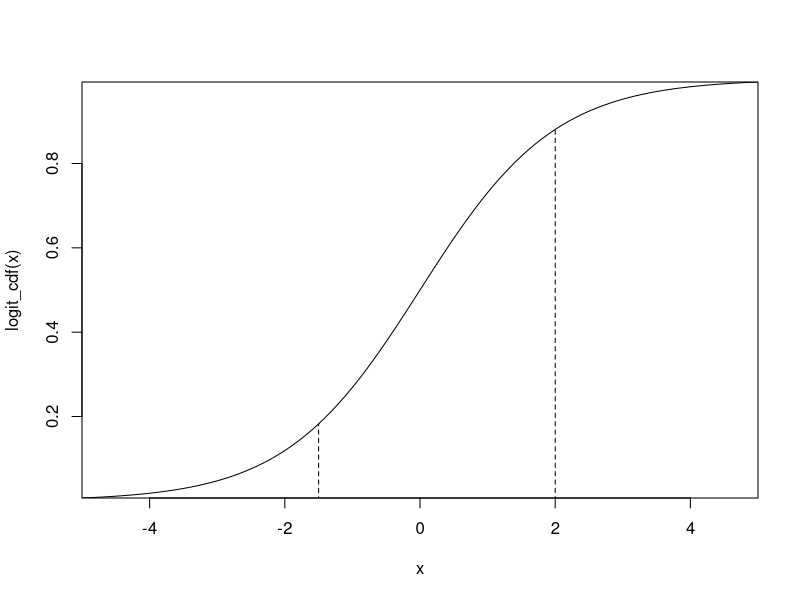

Source code (R): (Note: this script raises an error after producing the figure.)
## ---- chunk 1
logit_cdf           = function(z){exp(z)/(1+exp(z))}
alpha1              = -1.5
alpha2              = 2
curve(logit_cdf,from=-5,to=5,yaxs="i",xaxs="i")
segments(alpha1,0,alpha1,logit_cdf(alpha1),yaxs="i",xaxs="i",lty=2)
segments(alpha2,0,alpha2,logit_cdf(alpha2),yaxs="i",xaxs="i",lty=2)
## ---- chunk 2
fpdata$strawberries_org = as.factor(fpdata$strawberries_org)
strawdata = fpdata[c("strawberries_org","age","education","female","kidsunder12")]
strawdata = na.omit(strawdata)
bhat = polr(strawberries_org~age+education+female+kidsunder12,data=strawdata,Hess=TRUE)
summary(bhat)
## ---- chunk 3
bhat.coef = data.frame(coef(summary(bhat)))
bhat.coef$pval = round((pnorm(abs(bhat.coef$t.value),lower.tail=FALSE)*2),2)
bhat.coef
## ---- chunk 4
bhat.pred = predict(bhat,type="probs")
x = ocME(bhat)
x$out$ME.all
## ---- chunk 5
data("Fishing",package="mlogit")
fishing = mlogit.data(Fishing,shape="wide",varying=2:9,choice="mode")
bhat = mlogit(mode~0|income,fishing)
summary(bhat)
fishing.fitted      = fitted(bhat,outcome=FALSE)
effects(bhat,covariate ="income")
## ---- chunk 6
bhat                = mlogit(mode~catch+price|income,data=fishing)
summary(bhat)
fishing.fitted      = fitted(bhat,outcome=FALSE)
effects(bhat,covariate="income")
rm(bhat,Fishing,fishing,fishing.fitted)
## ---- chunk 7
data("TravelMode",package="AER")
travelmode = mlogit.data(TravelMode,choice="choice",shape="long",alt.var="mode")
bhat = mlogit(choice~gcost+wait|income+size,data=travelmode,reflevel="car")
summary(bhat)
tavel.fitted = fitted(bhat,outcome=FALSE)
## ---- chunk 8
evdata = mlogit.data(evdata,shape="wide",choice="choice")
bhat = mlogit(choice~0|age+female+level2+numcars+edu+income+politics,data=evdata)
summary(bhat)
evdata.fitted = fitted(bhat,outcome=FALSE)
rm(bhat,evdata,evdata.fitted)
